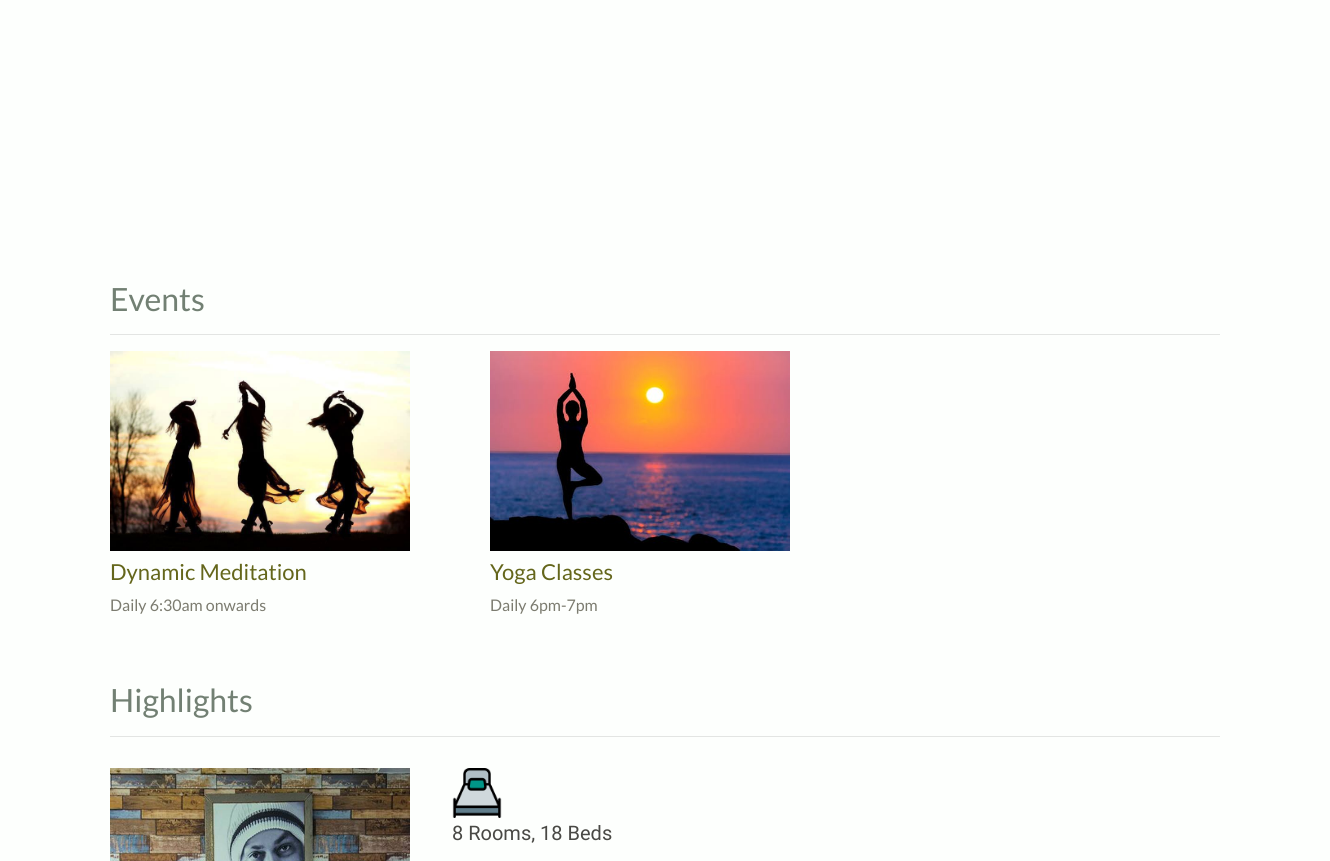
The app's page / (middle part), older data.
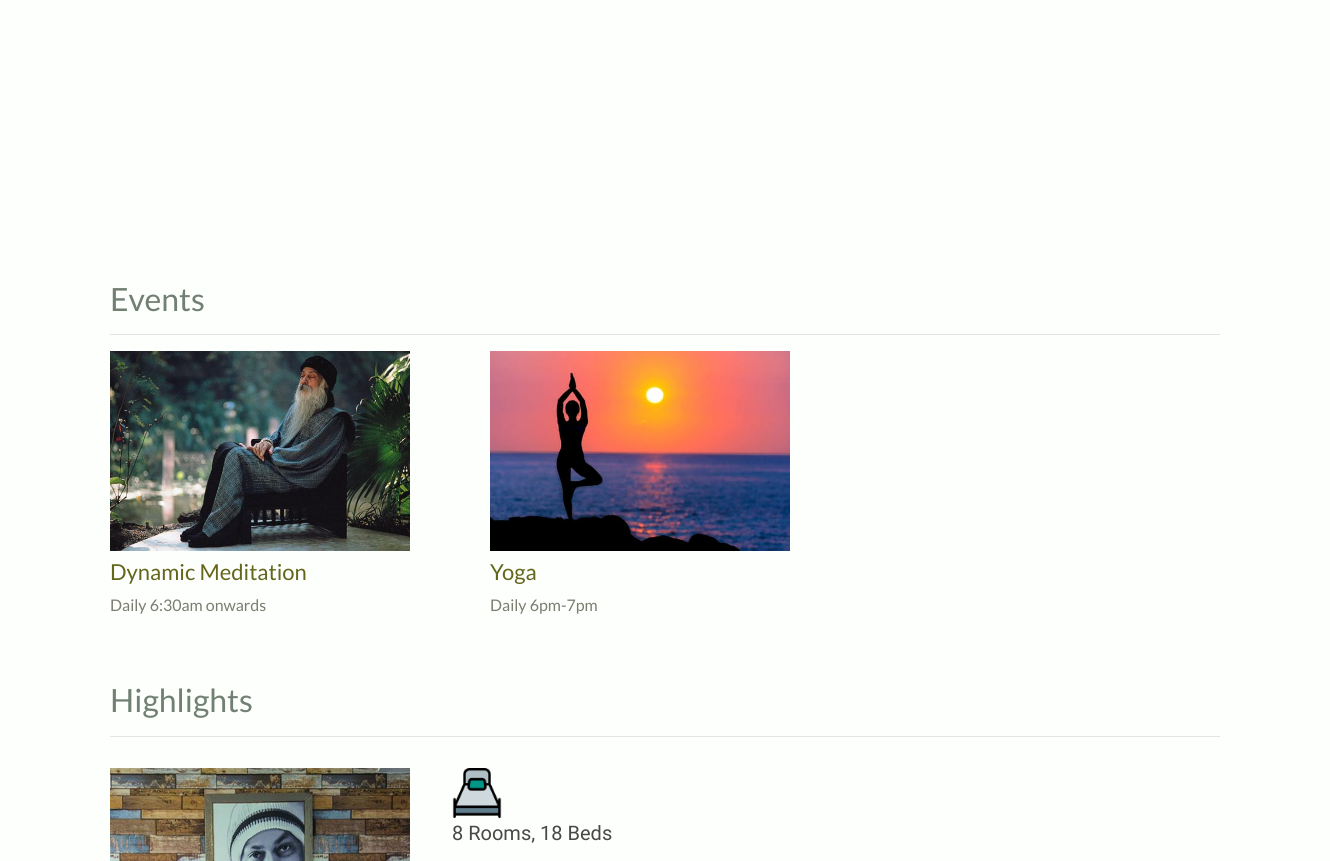
The same page, newer data.
### events/models.py (models this page shows, shortened)
class Event(models.Model):
    title = models.CharField(max_length=50)
    description = models.CharField(max_length=200)
    image = models.ImageField(upload_to='images')
    url = models.URLField(blank=True)

### events/views.py (the view)
# urls.py: 2. Add a URL to urlpatterns:  path('', views.home, name='home')
def home(request):
    events = Event.objects.all()
    return render(request,'home.html',{'events':events})

### events/templates/home.html (shortened to what this page needs)
{% extends "base.html" %}
{% load static %}
{% block content %}
<div class="row justify-content-center" style="height: auto; min-width:100%; margin-top:0.5px;">
    <video height=720 autoplay loop>
      <source src="{% static 'Thunderstorm.mp4' %}" type="video/mp4">
    </video>
</div>
<h2 style="color:rgb(114, 128, 115);font-size:32px;" class="mt-5">Events
</h2>
<hr>
<div class="row">
  {% for event in events %}
  <div class="col-lg-4 col-md-6">
    {% if event.url %}
    <a href="{{ event.url }}"  target="_blank">
      <img src="{{ event.image.url }}" class="img-fluidp mb-2" width=255 height=150 target="_blank">
    </a>
    {% else %}
    <img src="{{ event.image.url }}" class="img-fluidp mb-2" width=300 height=200>
    {% endif %}
    <h3 style="color:rgb(100, 102, 27);font-size:22px;" >{{ event.title }}</h3>
    <p style="color:rgb(124, 124, 112);font-size:16px;">{{ event.description }}</p>
  </div>
  {% endfor %}
</div>
<h2 style="color:rgb(114, 128, 115);font-size:32px;" class="mt-5">Highlights</h2>
<hr>
<div class="row" style="box-sizing: border-box;">
  <div class="column" style="float: left; width: 30%; padding: 15px;">
    <img src="{% static 'Aboutus1.jpg' %}" style="float: center;" width=300 height=500>
  </div>
  <div class="column" style="float: left; width: 70%; padding: 15px; font-size:20px; margin-bottom:45px;">
    <img src="{% static 'bed.png' %}" style="float: center;" title = "single-beds" width=50 height=50><p style="color:rgb(73, 73, 69); font-family: 'Yantramanav'; white-space: nowrap;"><nobr> 8 Rooms, 18 Beds </nobr></p>
  </div>
{% endblock %}

Row changes from the older to the newer data that the page shows:
changed Event "Dynamic Meditation": image: a different picture
changed Event "Daily 6pm-7pm": title "Yoga Classes" → "Yoga"
